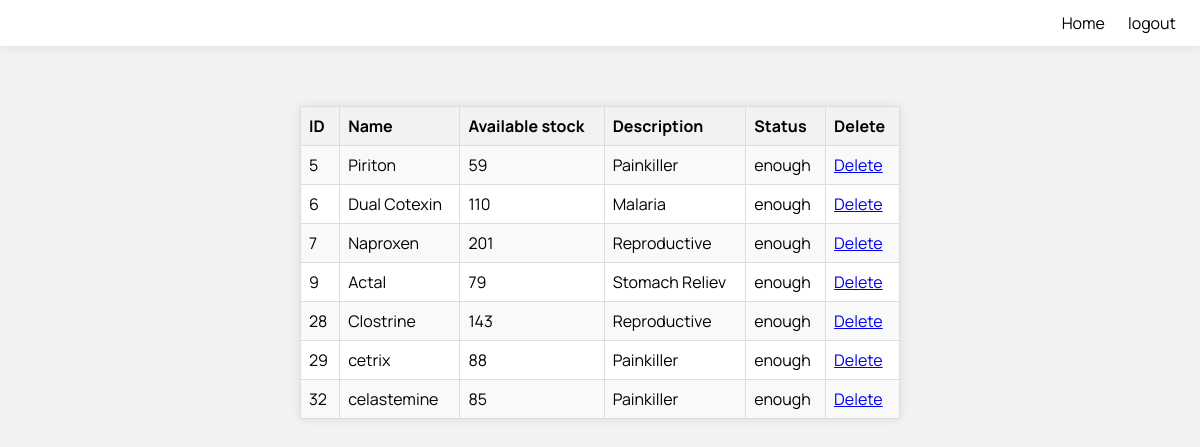
The page /stock.php on the database its author committed.
### tables this page shows
CREATE TABLE `stock` (
  `stock_id` tinyint(5) NOT NULL,
  `drug_name` varchar(20) NOT NULL,
  `category` varchar(20) NOT NULL,
  `description` varchar(50) NOT NULL,
  `company` varchar(20) NOT NULL,
  `supplier` varchar(20) NOT NULL,
  `strength` varchar(255) NOT NULL,
  `quantity` int(11) NOT NULL,
  `cost` int(11) NOT NULL,
  `status` varchar(255) NOT NULL,
  `date_supplied` date NOT NULL
);

### stock.php (the view, shortened to what this page needs)
<?php
    include("db_connect.php");
?>
<html>
    <head>
    </head>
    <body>
        <nav>
            <a href="pharmacist.php">Home</a>
            <a href="index.php">logout</a>
        </nav>
        <table>
            <tr>
                <th>ID</th>
                <th>Name</th>
                <th>Available stock</th>
                <th>Description</th>
                <th>Status</th>
                <th>Delete</th>
            </tr>
            <?php
                $results = mysqli_query($con,"Select stock_id,drug_name,quantity,description,status from stock;");
                while($row = mysqli_fetch_array($results)){
                    echo "<tr>";
                    echo "<td>".$row["stock_id"]."</td>";
                    echo "<td>".$row["drug_name"]."</td>";
                    echo "<td>".$row["quantity"]."</td>";
                    echo "<td>".$row["description"]."</td>";
                    echo "<td>".$row["status"]."</td>";
                    ?>
                    <td><a href="delete_stock.php?<?php echo"id=".$row['stock_id']; ?>">Delete</a></td>
                    </tr>
                    <?php
                }
                ?>
        </table>
    </body>
</html>

### stock.php (style rules this page uses)
* { box-sizing: border-box; font-family: "manrope","sans-serif"; }
body { background-color: #f2f2f2; margin: 0; }
nav { display: flex; justify-content: right; padding: 1% 2%; background-color: white; box-shadow: 0px 0px 10px 0px rgba(0,0,0,0.1); }
nav > a { text-decoration: none; color: black; padding-left: 2%; }
table { box-shadow: 0px 0px 10px 0px rgba(0,0,0,0.1); background-color: white; margin: 5% auto; border-radius: 5px; padding: 2%; width: 50%; border-collapse: collapse; border: 1px solid #ddd; }
table th, table td { border: 1px solid #ddd; padding: 8px; }
table th { background-color: #f2f2f2; text-align: left; }
table tbody tr:nth-child(even) { background-color: #f9f9f9; }

### rows shown on the page
stock: stock_id "5", drug_name "Piriton", quantity "59", description "Painkiller", status "enough"
stock: stock_id "6", drug_name "Dual Cotexin", quantity "110", description "Malaria", status "enough"
stock: stock_id "7", drug_name "Naproxen", quantity "201", description "Reproductive", status "enough"
stock: stock_id "9", drug_name "Actal", quantity "79", description "Stomach Reliev", status "enough"
stock: stock_id "28", drug_name "Clostrine", quantity "143", description "Reproductive", status "enough"
stock: stock_id "29", drug_name "cetrix", quantity "88", description "Painkiller", status "enough"
stock: stock_id "32", drug_name "celastemine", quantity "85", description "Painkiller", status "enough"
